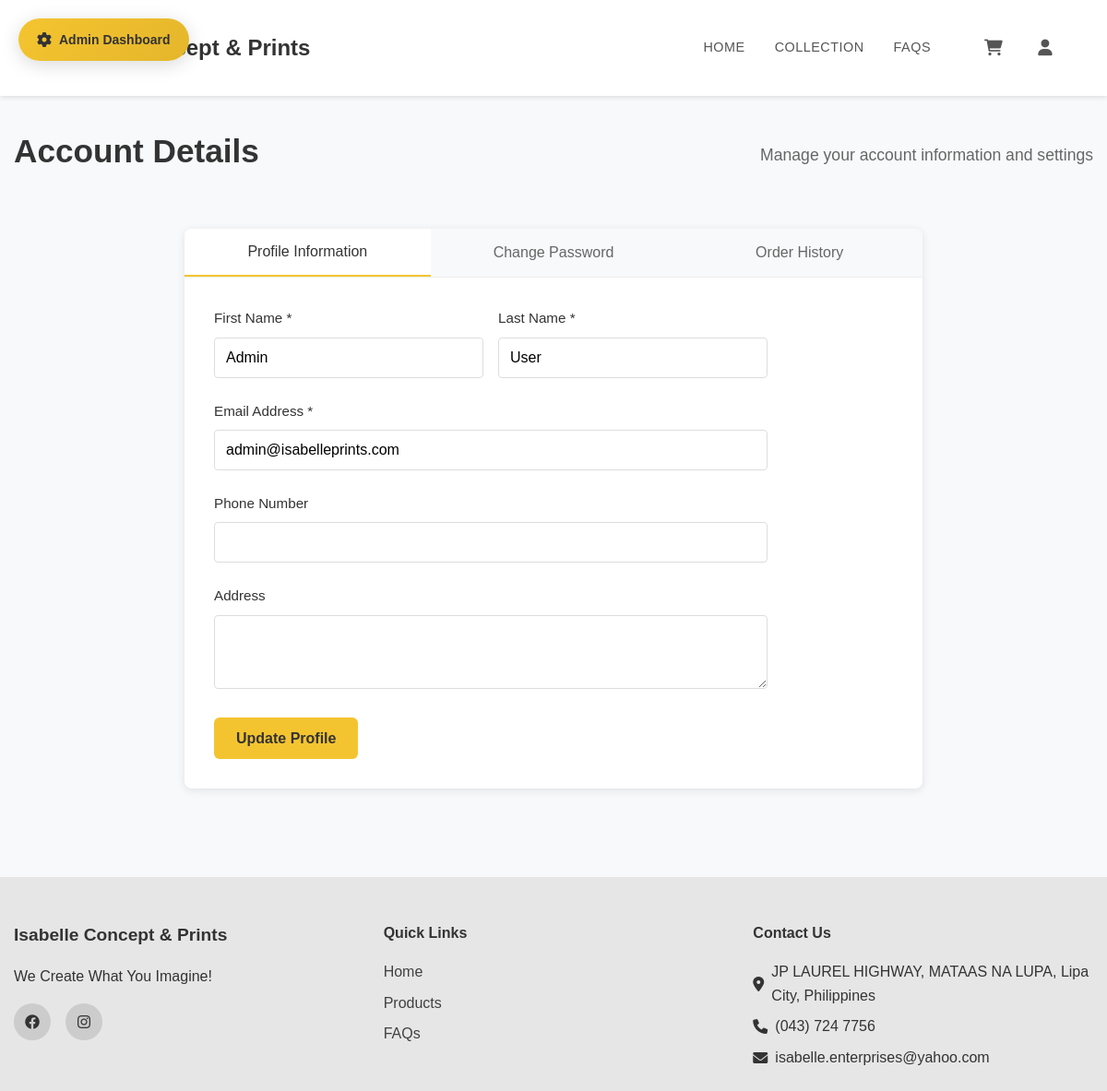
The page /pages/account.php (signed in) on the database its author committed.
### tables this page shows
CREATE TABLE `users` (
  `id` int(11) NOT NULL,
  `email` varchar(255) NOT NULL,
  `google_id` varchar(255) DEFAULT NULL,
  `password` varchar(255) NOT NULL,
  `first_name` varchar(100) DEFAULT NULL,
  `last_name` varchar(100) DEFAULT NULL,
  `phone` varchar(20) DEFAULT NULL,
  `address` text DEFAULT NULL,
  `created_at` timestamp NOT NULL DEFAULT current_timestamp(),
  `updated_at` timestamp NOT NULL DEFAULT current_timestamp() ON UPDATE current_timestamp(),
  `user_type` enum('customer','admin','staff') DEFAULT 'customer',
  `is_active` tinyint(1) DEFAULT 1,
  `user_address` varchar(99) DEFAULT NULL
);

### pages/account.php (the view, shortened to what this page needs)
<?php
require_once '../config/database.php';
try {
    $stmt = $pdo->prepare("SELECT * FROM users WHERE id = ?");
    $stmt->execute([$_SESSION['user_id']]);
    $user = $stmt->fetch();
} catch (PDOException $e) {
    $error = 'Failed to load user information.';
    $user = [];
}
include '../includes/header.php';
?>
<main class="account-page">
    <div class="container">
        <div class="page-header">
            <h1>Account Details</h1>
            <p>Manage your account information and settings</p>
        </div>
        <div class="account-content">
            <div class="account-tabs">
                <button class="tab-btn active" onclick="showAccountTab('profile')">Profile Information</button>
                <button class="tab-btn" onclick="showAccountTab('password')">Change Password</button>
                <button class="tab-btn" onclick="showAccountTab('orders')">Order History</button>
            </div>
            <div id="profile-tab" class="tab-content active">
                <form method="POST" class="account-form">
                    <div class="form-row">
                        <div class="form-group">
                            <label for="first_name">First Name *</label>
                            <input type="text" id="first_name" name="first_name" value="<?php echo htmlspecialchars($user['first_name'] ?? ''); ?>" required>
                        </div>
                        <div class="form-group">
                            <label for="last_name">Last Name *</label>
                            <input type="text" id="last_name" name="last_name" value="<?php echo htmlspecialchars($user['last_name'] ?? ''); ?>" required>
                        </div>
                    </div>
                    <div class="form-group">
                        <label for="email">Email Address *</label>
                        <input type="email" id="email" name="email" value="<?php echo htmlspecialchars($user['email'] ?? ''); ?>" required>
                    </div>
                    <div class="form-group">
                        <label for="phone">Phone Number</label>
                        <input type="tel" id="phone" name="phone" value="<?php echo htmlspecialchars($user['phone'] ?? ''); ?>">
                    </div>
                    <div class="form-group">
                        <label for="address">Address</label>
                        <textarea id="address" name="address" rows="3"><?php echo htmlspecialchars($user['address'] ?? ''); ?></textarea>
                    </div>
                    <button type="submit" class="btn btn-primary">Update Profile</button>
                </form>
            </div>
        </div>
    </div>
</main>
<?php include '../includes/footer.php'; ?>

### assets/css/style.css (style rules this page uses)
* { margin: 0; padding: 0; box-sizing: border-box; }
body { font-family: 'Arial', sans-serif; line-height: 1.6; color: #333; background-color: #f8f9fa; }
.container { width: 100%; max-width: 1200px; margin: 0 auto; padding: 0 15px; }
.btn { display: inline-block; padding: 0.75rem 1.5rem; border-radius: 4px; font-weight: 500; text-align: center; cursor: pointer; transition: all 0.3s ease; border: none; }
.btn-primary { background-color: #f4c430; color: #333; }
.form-group { margin-bottom: 1rem; }
.form-group label { display: block; margin-bottom: 0.5rem; font-weight: 500; }
.form-group input, .form-group textarea, .form-group select { width: 100%; padding: 0.75rem; border: 1px solid #ddd; border-radius: 4px; font-size: 1rem; }
.btn { display: inline-block; padding: 12px 24px; border: none; border-radius: 4px; text-decoration: none; font-weight: 500; text-align: center; cursor: pointer; transition: all 0.3s; }
.btn-primary { background: #333; color: #fff; }
.page-header { margin-bottom: 2rem; display: flex; justify-content: space-between; align-items: center; }
.form-group input { width: 100%; padding: 0.75rem; border: 1px solid #ddd; border-radius: 4px; font-size: 1rem; }
.form-row { display: grid; grid-template-columns: 1fr 1fr; gap: 1rem; }

### assets/css/login.css (style rules this page uses)
.tab-btn { flex: 1; padding: 1rem; border: none; background: transparent; cursor: pointer; font-weight: 600; color: #666; transition: all 0.3s ease; font-size: 1rem; }
.tab-btn.active { background: #fff; color: #333; border-bottom: 2px solid #f4c430; }
.tab-content { display: none; padding: 2rem; }
.tab-content.active { display: block; }
.form-row { display: grid; grid-template-columns: 1fr 1fr; gap: 1rem; }
.form-group { margin-bottom: 1.25rem; }
.form-group label { display: block; margin-bottom: 0.5rem; font-weight: 500; color: #333; font-size: 0.95rem; }
.form-group input { width: 100%; padding: 0.75rem 1rem; border: 1px solid #ddd; border-radius: 6px; font-size: 1rem; transition: all 0.3s ease; }
.btn-primary { background-color: #f4c430; color: #333; font-weight: 600; padding: 0.85rem 1.5rem; border-radius: 6px; font-size: 1rem; transition: all 0.3s ease; }

### assets/css/account.css (style rules this page uses)
.account-page { padding: 2rem 0; min-height: 80vh; }
.page-header { text-align: center; margin-bottom: 3rem; }
.page-header h1 { margin-bottom: 0.5rem; color: #333; }
.page-header p { color: #666; font-size: 1.1rem; }
.account-content { max-width: 800px; margin: 0 auto; background: #fff; border-radius: 8px; box-shadow: 0 2px 10px rgba(0,0,0,0.1); overflow: hidden; }
.account-tabs { display: flex; background: #f8f9fa; border-bottom: 1px solid #eee; }
.tab-btn { flex: 1; padding: 1rem; border: none; background: transparent; cursor: pointer; font-weight: 500; color: #666; transition: all 0.3s ease; }
.tab-btn.active { background: #fff; color: #333; border-bottom: 2px solid #f4c430; }
.tab-content { display: none; padding: 2rem; }
.tab-content.active { display: block; }
.account-form { max-width: 600px; }
.form-row { display: grid; grid-template-columns: 1fr 1fr; gap: 1rem; }
.form-group { margin-bottom: 1.5rem; }
.form-group label { display: block; margin-bottom: 0.5rem; font-weight: 500; color: #333; }
.form-group input, .form-group textarea { width: 100%; padding: 0.75rem; border: 1px solid #ddd; border-radius: 4px; font-size: 1rem; transition: border-color 0.3s ease; }

### assets/css/checkout-orders.css (style rules this page uses)
.form-row { display: grid; grid-template-columns: 1fr 1fr; gap: 1rem; }

### assets/css/products.css (style rules this page uses)
.page-header { text-align: center; margin-bottom: 3rem; }
.page-header h1 { font-size: 2.2rem; color: #333; margin-bottom: 0.5rem; }
.page-header p { color: #666; font-size: 1.1rem; }

### rows shown on the page
users: first_name "Admin", last_name "User", email "admin@isabelleprints.com"
